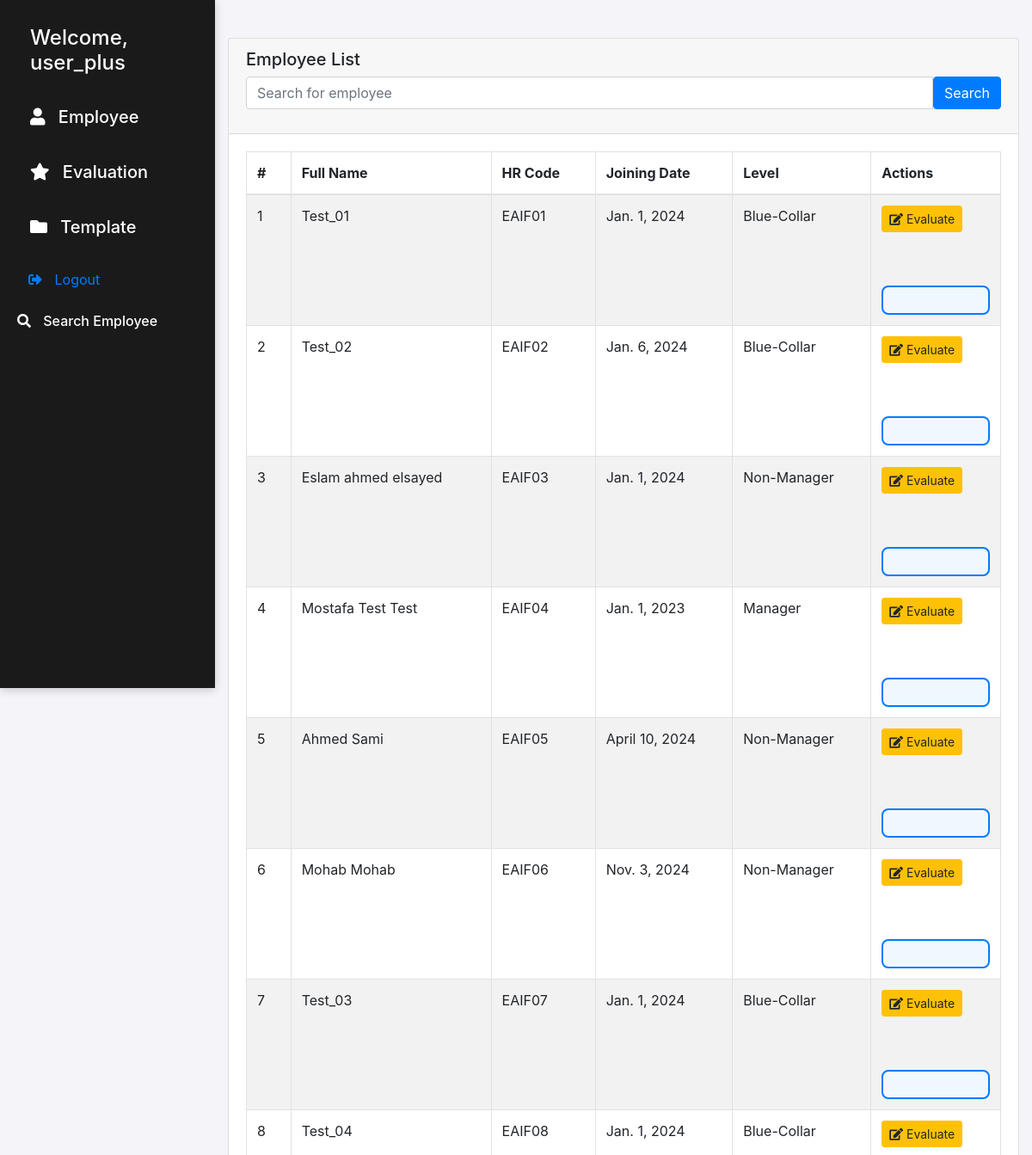
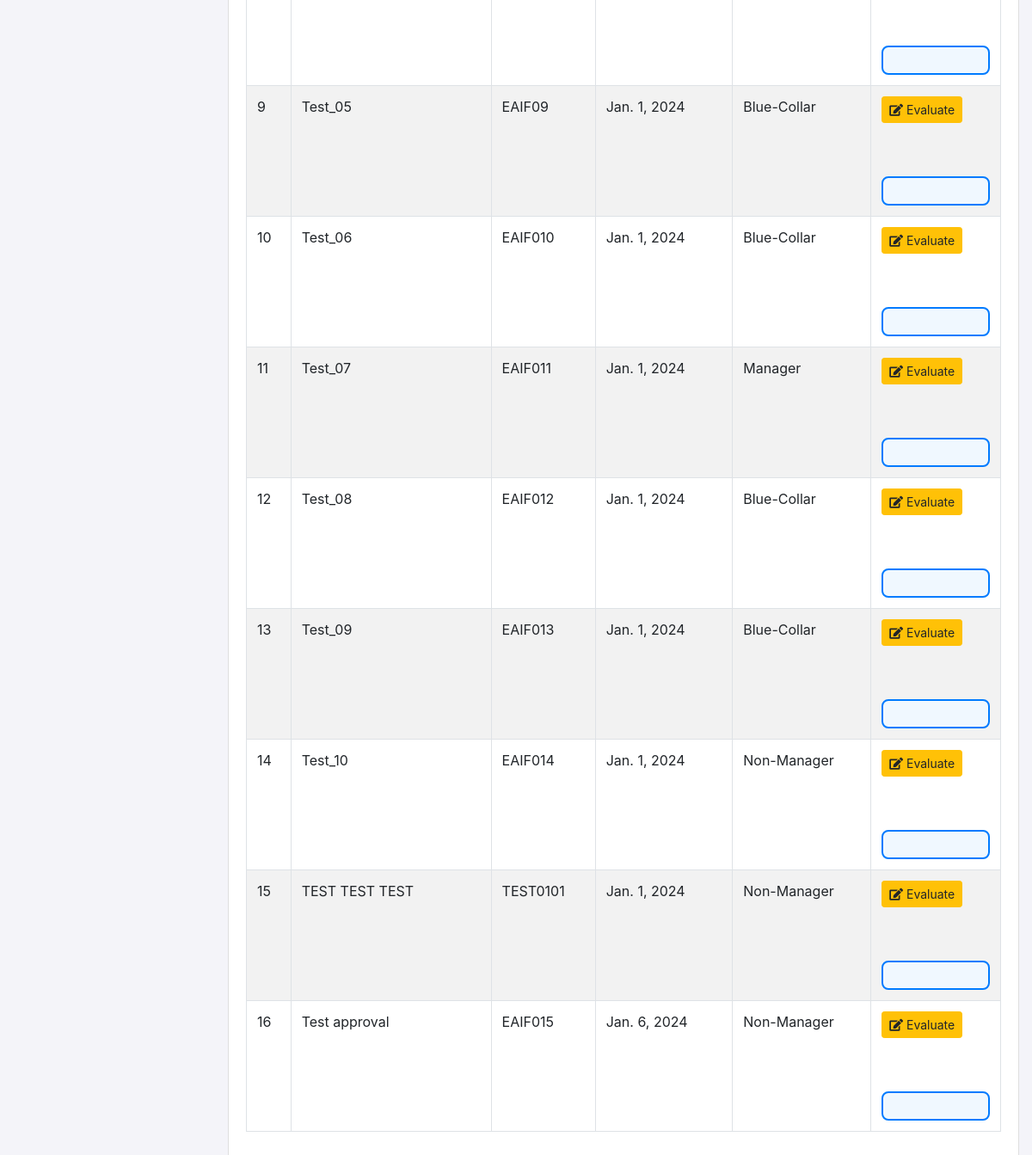
Page /employees/ (signed in) on the committed database (2 pictures, top to bottom).
### pms/models.py (models this page shows, shortened)
class Employee(models.Model):
    full_name = models.CharField(max_length=500)
    hr_code = models.CharField(max_length=50)
    joining_date = models.DateField()
    level = models.ForeignKey(Level, on_delete=models.CASCADE)

class Level(models.Model):
    name  = models.CharField(max_length=50)

### pms/views.py (the view)
# urls.py: path('employees/', employee_list, name='list_employees'),
@login_required
def employee_list(request):
    if not request.user.is_staff:
        evaluation = Evaluation.objects.filter(status='running').first()
        if not evaluation:
            return render(request, 'pms/list_employees.html', {
                'message': 'No active evaluation found.'
            })
        employees = Employee.objects.filter(level=evaluation.level)
    else:
        employees = Employee.objects.all()
        evaluation = Evaluation.objects.filter(status='running').first()
    final_scores_dict = {}
    if evaluation:
        final_scores = FinalScore.objects.filter(evaluation=evaluation)
        for score in final_scores:
            final_scores_dict[score.employee] = {
                'final_score': score.final_score,
                'score': score.score
            }
    search_query = request.GET.get('search', '')
    if search_query:
        employees = employees.filter(hr_code__icontains=search_query)
    return render(request, 'pms/list_employees.html', {
        'employees': employees,
        'evaluation': evaluation,
        'final_scores_dict': final_scores_dict,
        'search_query': search_query
    })

### templates/pms/list_employees.html (shortened to what this page needs)
{% extends 'pms/base.html' %}
{% load custom_filters %}
{% block body %}
<div class="container mt-4">
    <div class="card">
        <div class="card-header">
            <h5>Employee List</h5>
            <form method="get" action="{% url 'list_employees' %}" class="mb-3">
                <div class="input-group">
                    <input type="text" class="form-control" name="search" placeholder="Search for employee" value="{{ request.GET.search }}">
                    <button class="btn btn-primary" type="submit">Search</button>
                </div>
            </form>
        </div>
        <div class="card-body">
            <table class="table table-striped table-bordered">
                <thead>
                    <tr>
                        <th>#</th>
                        <th>Full Name</th>
                        <th>HR Code</th>
                        <th>Joining Date</th>
                        <th>Level</th>
                        <th>Actions</th>
                    </tr>
                </thead>
                <tbody>
                    {% for employee in employees %}
                        <tr>
                            <td>{{ forloop.counter }}</td>
                            <td>{{ employee.full_name }}</td>
                            <td>{{ employee.hr_code }}</td>
                            <td>{{ employee.joining_date }}</td>
                            <td>{{ employee.level.name }}</td>
                            <td>
                                {% if evaluation.status == 'running' %}
                                    <a href="{% url 'evo-copy' employee.id %}" class="btn btn-warning btn-sm">
                                        <i class="fas fa-edit"></i> Evaluate
                                    </a>
                                {% endif %}
                                <div class="mt-1 "
                                     hx-get="{% url 'get-employee-score' employee.id %}"
                                     hx-trigger="load"
                                     hx-swap="innerHTML"
                                     hx-indicator="#score-loading-{{ employee.id }}">
                                    <div id="score-display-{{ employee.id }}" class="score-display">
                                    </div>
                                </div>
                            </td>
                        </tr>
                    {% empty %}
                        <tr>
                            <td colspan="6" class="text-center">No employees found.</td>
                        </tr>
                    {% endfor %}
                </tbody>
            </table>
        </div>
    </div>
</div>
{% endblock %}

### templates/pms/base.html (shortened to what this page needs)
<!DOCTYPE html>
<html lang="en">
<head>
    <link href="https://stackpath.bootstrapcdn.com/bootstrap/4.5.2/css/bootstrap.min.css" rel="stylesheet">
    <link rel="stylesheet" href="https://cdnjs.cloudflare.com/ajax/libs/font-awesome/5.15.3/css/all.min.css">
</head>
<body>
{% if request.path != '/login/' %}
<div class="sidebar">
    {% if user.is_authenticated %}
    <h4>Welcome, {{ user }}</h4>
    <div class="section">
        <h5 class="mt-3" data-toggle="collapse" data-target="#employee">
            <i class="fas fa-user icon"></i> Employee
        </h5>
    </div>
    <div class="section">
        <h5 class="mt-3" data-toggle="collapse" data-target="#evaluation">
            <i class="fas fa-star icon"></i> Evaluation
        </h5>
    </div>
    <div class="section">
        <h5 class="mt-3" data-toggle="collapse" data-target="#template">
            <i class="fas fa-folder icon"></i> Template
        </h5>
    </div>
    <div class="section mt-3">
        <form action="{% url 'logout' %}" method="post" class="d-inline">
            <button type="submit" class="sidebar-link btn btn-link">
                <i class="fas fa-sign-out-alt icon"></i> Logout
            </button>
        </form>
    </div>
    {% endif %}
    {% endif %}
<div class="section mt-3">
    <h6 class="mt-3" data-toggle="collapse" data-target="#search_employee">
        <i class="fas fa-search icon"></i> Search Employee
</div>
</div>
{% block body %}
{% endblock %}
</body>
</html>

### templates/pms/base.html (style rules this page uses)
body { background-color: #f4f4f9; margin-left: 250px; }
.sidebar { height: 100vh; padding: 20px; background-color: #1a1a1a; color: #ffffff; position: fixed; top: 0; left: 0; width: 250px; box-shadow: 0 2px 10px rgba(0, 0, 0, 0.2); transition: width 0.3s; }
.sidebar h4, .sidebar h5 { color: #ffffff; cursor: pointer; transition: background-color 0.3s, padding-left 0.3s ease-in-out; padding: 10px 15px; margin: 0; }
.icon { margin-right: 10px; }
.section { margin-bottom: 20px; }
.container { padding-top: 20px; }

### templates/pms/list_employees.html (style rules this page uses)
.score-display { font-size: 2.5rem; font-weight: bold; color: #007bff; text-align: center; padding: 15px; border: 2px solid #007bff; border-radius: 8px; margin-top: 10px; background-color: #f0f8ff; }

### rows in the picture
Employee: full_name "Test_01", hr_code "EAIF01", joining_date "Jan. 1, 2024", level.name "Blue-Collar"
Employee: full_name "Test_02", hr_code "EAIF02", joining_date "Jan. 6, 2024", level.name "Blue-Collar"
Employee: full_name "Eslam ahmed elsayed", hr_code "EAIF03", joining_date "Jan. 1, 2024", level.name "Non-Manager"
Employee: full_name "Mostafa Test Test", hr_code "EAIF04", joining_date "Jan. 1, 2023", level.name "Manager"
Employee: full_name "Ahmed Sami", hr_code "EAIF05", joining_date "April 10, 2024", level.name "Non-Manager"
Employee: full_name "Mohab Mohab", hr_code "EAIF06", joining_date "Nov. 3, 2024", level.name "Non-Manager"
Employee: full_name "Test_03", hr_code "EAIF07", joining_date "Jan. 1, 2024", level.name "Blue-Collar"
Employee: full_name "Test_04", hr_code "EAIF08", joining_date "Jan. 1, 2024", level.name "Blue-Collar"
Employee: full_name "Test_05", hr_code "EAIF09", joining_date "Jan. 1, 2024", level.name "Blue-Collar"
Employee: full_name "Test_06", hr_code "EAIF010", joining_date "Jan. 1, 2024", level.name "Blue-Collar"
Employee: full_name "Test_07", hr_code "EAIF011", joining_date "Jan. 1, 2024", level.name "Manager"
Employee: full_name "Test_08", hr_code "EAIF012", joining_date "Jan. 1, 2024", level.name "Blue-Collar"
Employee: full_name "Test_09", hr_code "EAIF013", joining_date "Jan. 1, 2024", level.name "Blue-Collar"
Employee: full_name "Test_10", hr_code "EAIF014", joining_date "Jan. 1, 2024", level.name "Non-Manager"
Employee: full_name "TEST TEST TEST", hr_code "TEST0101", joining_date "Jan. 1, 2024", level.name "Non-Manager"
Employee: full_name "Test approval", hr_code "EAIF015", joining_date "Jan. 6, 2024", level.name "Non-Manager"

### other values in the picture
{{ user }} "user_plus"
